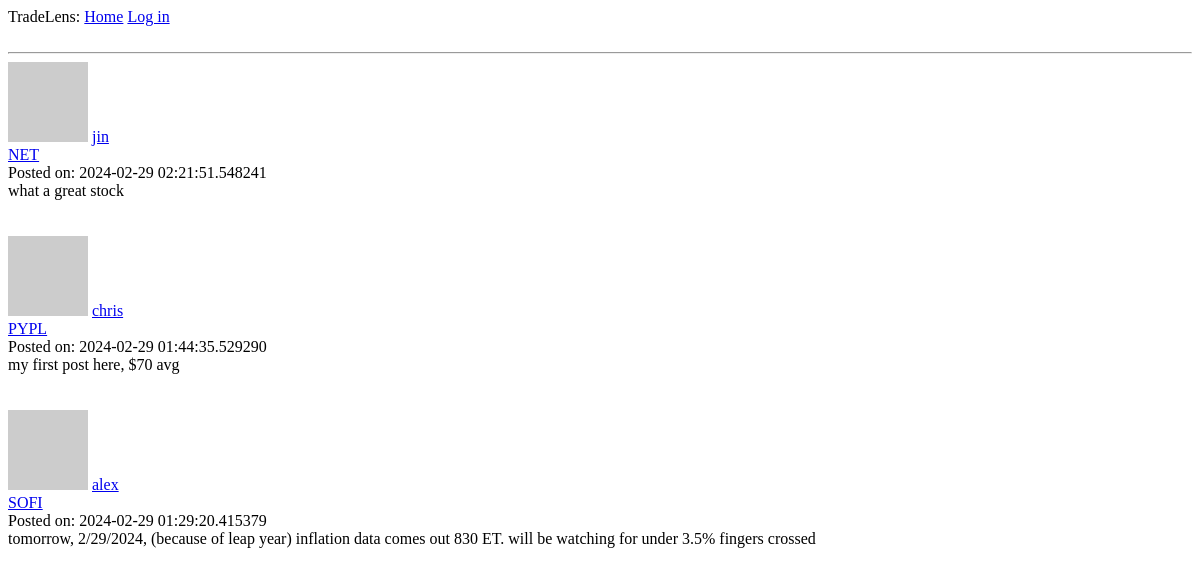
The page /index on the database as committed earlier.
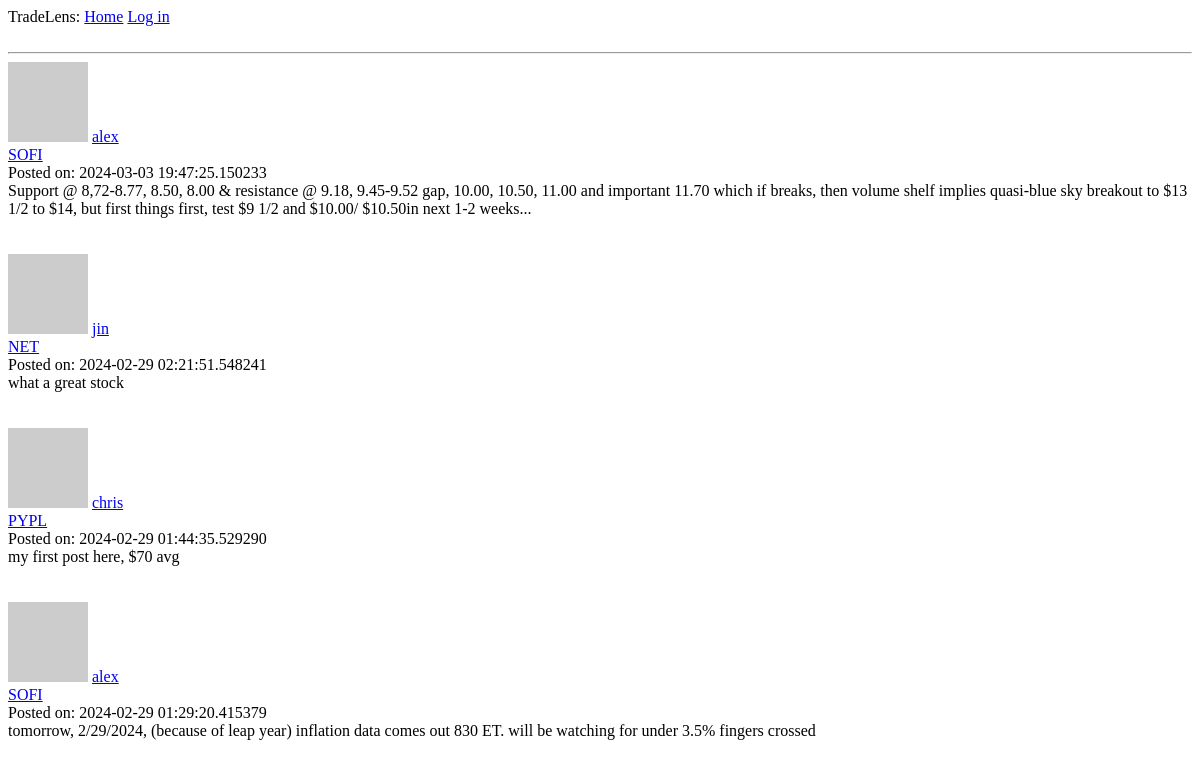
The same page on the database as committed later.
### app/models.py (models this page shows, shortened)
class Post(db.Model):
    id: so.Mapped[int] = so.mapped_column(primary_key=True)
    title: so.Mapped[str] = so.mapped_column(sa.String(10), index=True)
    content: so.Mapped[str] = so.mapped_column(sa.Text())
    timestamp: so.Mapped[datetime] = so.mapped_column(index=True, default=lambda: datetime.now(timezone.utc))
    user_id: so.Mapped[int] = so.mapped_column(sa.ForeignKey(User.id), index=True) # foreign key to link user_id which refers to the primary key id from the User model
    author: so.Mapped[User] = so.relationship(back_populates='posts')

class User(db.Model, UserMixin):
    id: so.Mapped[int] = so.mapped_column(primary_key=True)
    username: so.Mapped[str] = so.mapped_column(sa.String(64), index=True, unique=True)
    email: so.Mapped[str] = so.mapped_column(sa.String(120), index=True, unique=True)
    password_hash: so.Mapped[Optional[str]] = so.mapped_column(sa.String(256))
    about_me: so.Mapped[Optional[str]] = so.mapped_column(sa.String(200))
    last_seen: so.Mapped[Optional[datetime]] = so.mapped_column(default=lambda: datetime.now(timezone.utc))
    date_joined: so.Mapped[Optional[datetime]] = so.mapped_column(index=True, default=lambda: datetime.now(timezone.utc))
    posts: so.WriteOnlyMapped['Post'] = so.relationship(back_populates='author')
    def avatar(self, size):
        digest = md5(self.email.lower().encode('utf-8')).hexdigest()
        return f'https://www.gravatar.com/avatar/{digest}?d=identicon&s={size}' # url of user's avatar image
    following: so.WriteOnlyMapped['User'] = so.relationship(
        secondary=followers,
        primaryjoin=(followers.c.follower_id == id),
        secondaryjoin=(followers.c.following_id == id),
        back_populates='followers'
    )
    followers: so.WriteOnlyMapped['User'] = so.relationship(
        secondary=followers,
        primaryjoin=(followers.c.following_id == id),
        secondaryjoin=(followers.c.follower_id == id),
        back_populates='following'
    )

### app/routes.py (the view)
@app.route('/')
@app.route('/index')
def index():
    if current_user.is_authenticated: # show following posts if logged in
        posts = db.session.scalars(current_user.following_posts()).all()
        return render_template('index.html', title='Home', posts=posts)
    else: # if not logged in show the entire feed
        posts = Post.query.order_by(Post.timestamp.desc())
        return render_template('index.html', title='Home', posts=posts)

### app/routes.py (called while the page is built)
@app.before_request
def before_request():
    if current_user.is_authenticated: # if current_user is logged in
        current_user.last_seen = datetime.now(timezone.utc) # set last seen field to current time
        db.session.commit()

### app/templates/index.html (shortened to what this page needs)
{% extends 'base.html' %}
{% block content %}
    {% for post in posts %}
    <img src="{{ post.author.avatar(36) }}" alt="">
    <a href="{{ url_for('user', username=post.author.username)}}">{{ post.author.username }}</a> <br>
    <a href="{{ url_for('symbol', symbol=post.title) }}">{{ post.title }}</a> <br>
    Posted on: {{ post.timestamp }} <br>
    {{ post.content | safe }} <br>
    <br><br>
{% endblock %}

Rows that differ between the two databases and show on the page:
added Post: author.username "alex", title "SOFI", timestamp "2024-03-03 19:47:25.150233", content "Support @ 8,72-8.77, 8.50, 8.00 & resistance @ 9.18, 9.45-9.52 gap, 10.00, 10.50, 11.00 and important 11.70 which if breaks, then volume shelf implies quasi-blue sky breakout to $13 1/2 to $14, but first things first, test $9 1/2 and $10.00/ $10.50in next 1-2 weeks..."
